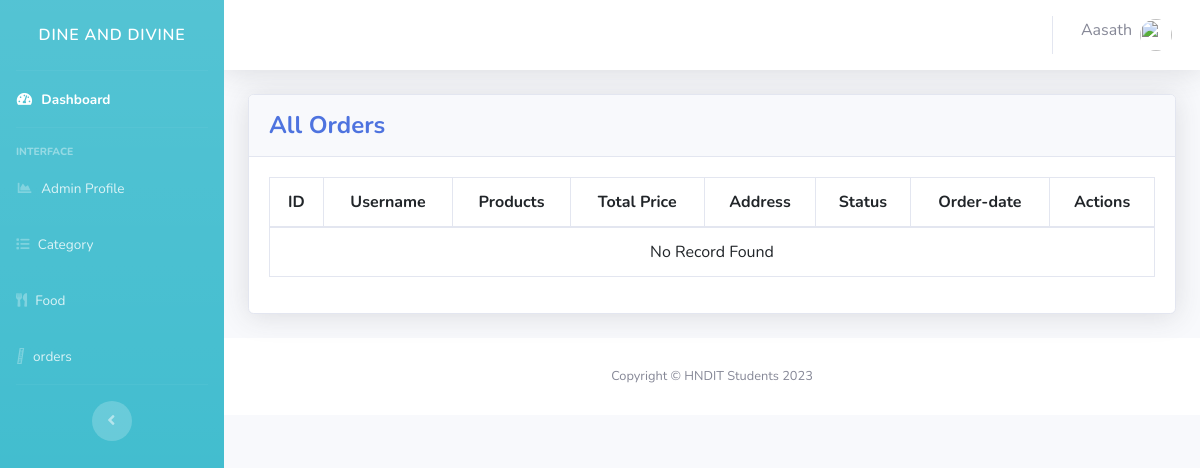
The page /Admin/user-order.php (signed in) on the database as committed earlier.
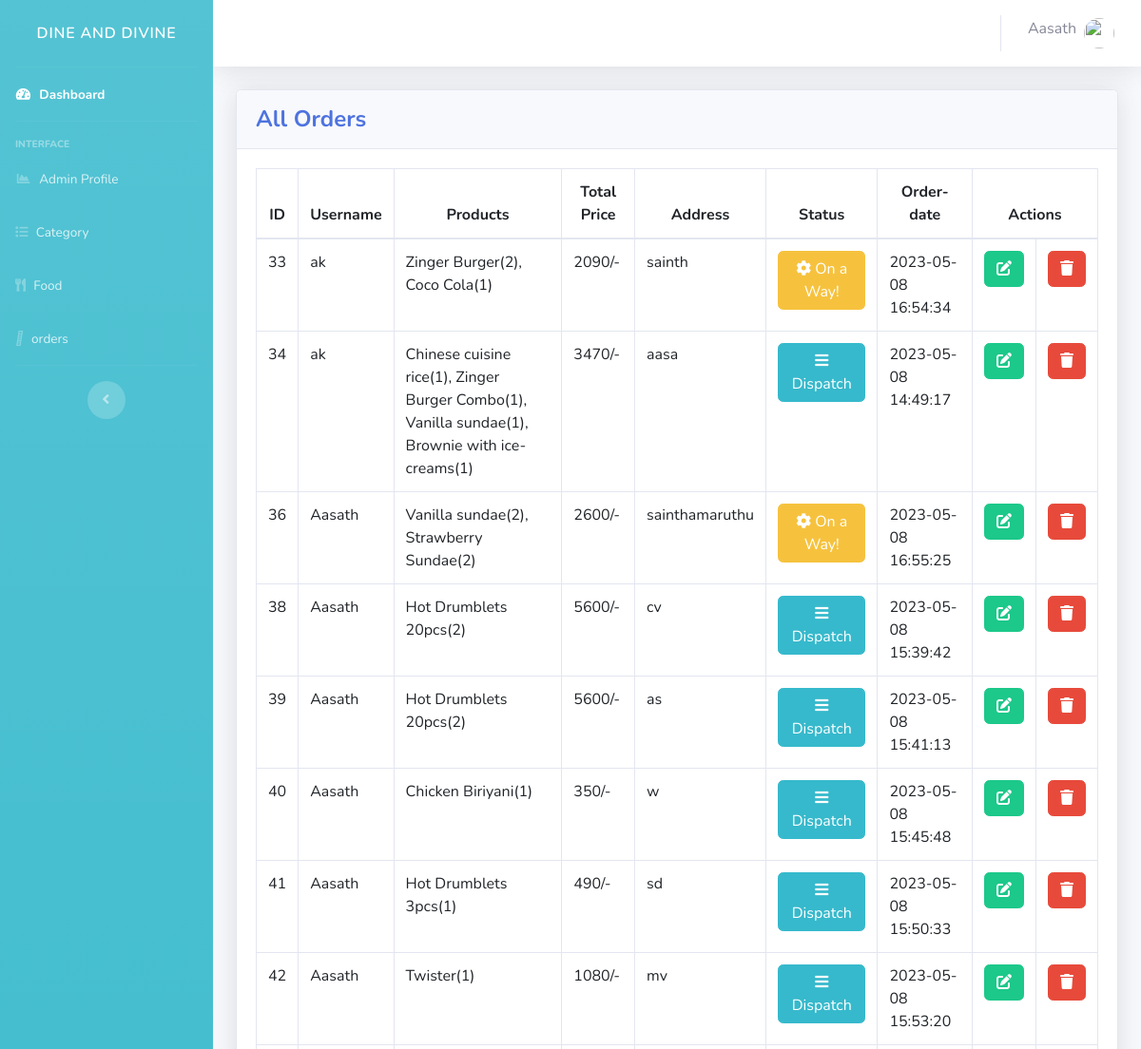
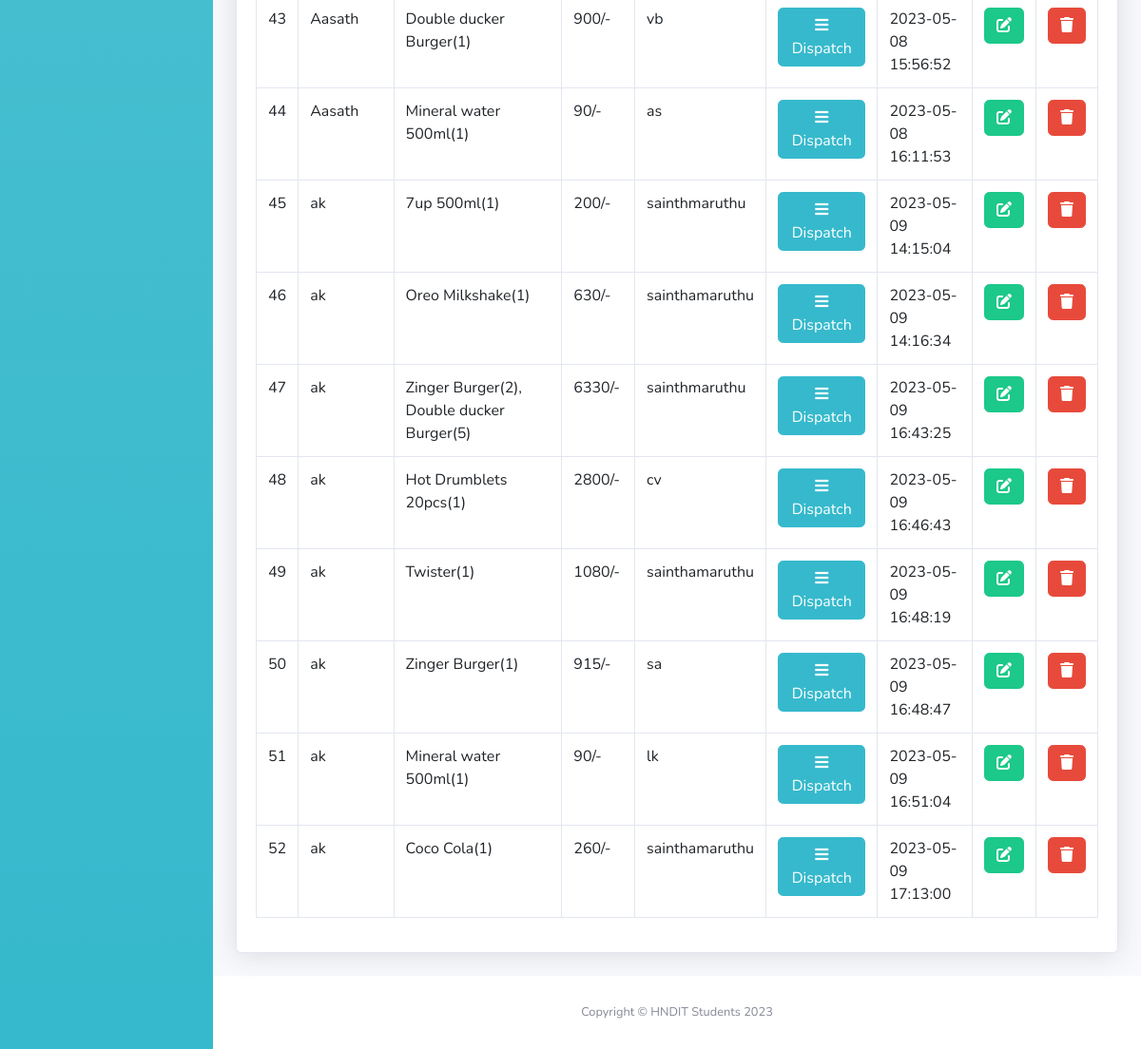
The same page on the database as committed later (2 pictures, top to bottom).
### tables this page shows
CREATE TABLE `orders` (
  `id` int(11) NOT NULL,
  `phone` varchar(20) NOT NULL,
  `address` varchar(255) NOT NULL,
  `pmode` varchar(50) NOT NULL,
  `products` varchar(255) NOT NULL,
  `amount_paid` varchar(100) NOT NULL,
  `date` timestamp NOT NULL DEFAULT current_timestamp() ON UPDATE current_timestamp(),
  `status` varchar(150) NOT NULL,
  `uid` int(11) NOT NULL
);

CREATE TABLE `users` (
  `uid` int(11) NOT NULL,
  `username` varchar(150) NOT NULL,
  `email` varchar(150) NOT NULL,
  `phone` varchar(15) NOT NULL,
  `password` varchar(150) NOT NULL,
  `address` varchar(150) NOT NULL,
  `create_at` timestamp NOT NULL DEFAULT current_timestamp() ON UPDATE current_timestamp()
);

### Admin/user-order.php (the view, shortened to what the changed rows need)
<?php
include('includes/header.php');
include('includes/navbar.php');
include('../Dbconnect/config.php');
?>
<div class="container-fluid">
    <div class="card shadow mb-4">
        <div class="card-body">
            <div class="table-responsive">
                <table class="table table-bordered" id="dataTable" width="100%" cellspacing="0">
                    <thead class="bg-dark text-light">
                        <tr>
                            <th class="text-center"> ID </th>
                            <th class="text-center">Username </th>
                            <th class="text-center">Products</th>
                            <th class="text-center">Total Price</th>
                            <th class="text-center">Address</th>
                            <th class="text-center">Status</th>
                            <th class="text-center">Order-date</th>
                            <th colspan="2" class="text-center">Actions </th>
                        </tr>
                    </thead>
                    <tbody>
                        <?php
                        $sql = "SELECT users.*, orders.* FROM users INNER JOIN orders ON users.uid=orders.uid ";
                        $query = mysqli_query($conn, $sql);
                        if (!mysqli_num_rows($query) > 0) {
                            echo
                            "
                            <tr>
                            <td colspan='8' class='text-center'>No Record Found</td>
                            </tr>
                        ";
                        } else {
                            while ($row = mysqli_fetch_assoc($query)) {
                                $status = $row['status'];
                        ?>
                        <tr>
                            <td><?php echo $row['id']; ?></td>
                            <td><?php echo $row['username'] ?></td>
                            <td><?php echo $row['products']; ?></td>
                            <td><?php echo $row['amount_paid']; ?>/-</td>
                            <td><?php echo $row['address']; ?></td>
                            <?php
                                    if ($status == "0" or $status == "NULL") {
                                    ?>
                            <td class="text-center">
                                <button type="button" class="btn btn-info">
                                    <span class="fa fa-bars" aria-hidden="true"></span> Dispatch
                                </button>
                            </td>
                            <?php
                                    } else if ($status == "in process") {
                                    ?>
                            <td class="text-center">
                                <button type="button" class="btn btn-warning">
                                    <span class="fa fa-cog fa-spin" aria-hidden="true"></span> On a Way!
                                </button>
                            </td>
                            <?php
                                    } else if ($status == "closed") {
                                    ?>
                            <td class="text-center">
                                <button type="button" class="btn btn-primary">
                                    <span class="fa fa-check-circle" aria-hidden="true"></span> Delivered
                                </button>
                            </td>
                            <?php
                                    } else if ($status == "rejected") {
                                    ?>
                            <td class="text-center">
                                <button type="button" class="btn btn-danger">
                                    <i class="fa fa-close"></i> Cancelled
                                </button>
                            </td>
                            <?php
                                    } else {
                                    ?>
                            <td class="text-center">Unknown Status</td>
                            <?php
                                    }
                                    ?>
                            <td><?php echo $row['date']; ?></td>
                            <td>
                                <form action="view-order.php" method="post">
                                    <button type="submit" name="edit_btn" class="btn btn-success">
                                        <i class="fa-solid fa-pen-to-square"></i>
                                    </button>
                                </form>
                            </td>
                            <td>
                                <form action="code.php" method="post">
                                    <button type="submit" name="delete_order_btn" class="btn btn-danger">
                                        <i class="fa-solid fa-trash"></i>
                                    </button>
                                </form>
                            </td>
                        </tr>
                        <?php
                            }
                        }
                        ?>
                    </tbody>
                </table>
            </div>
        </div>
    </div>
</div>
<?php
include('includes/footer.php');
?>

Rows that differ between the two databases and show on the page:
added orders: id "33", uid.username "ak", products "Zinger Burger(2), Coco Cola(1)", amount_paid "2090", address "sainth", status "in process" (drawn), date "2023-05-08 16:54:34"
added orders: id "34", uid.username "ak", products "Chinese cuisine rice(1), Zinger Burger Combo(1), Vanilla sundae(1), Brownie with ice-creams(1)", amount_paid "3470", address "aasa", status "0" (drawn), date "2023-05-08 14:49:17"
added orders: id "36", uid.username "Aasath", products "Vanilla sundae(2), Strawberry Sundae(2)", amount_paid "2600", address "sainthamaruthu", status "in process" (drawn), date "2023-05-08 16:55:25"
added orders: id "38", uid.username "Aasath", products "Hot Drumblets 20pcs(2)", amount_paid "5600", address "cv", status "0" (drawn), date "2023-05-08 15:39:42"
added orders: id "39", uid.username "Aasath", products "Hot Drumblets 20pcs(2)", amount_paid "5600", address "as", status "0" (drawn), date "2023-05-08 15:41:13"
added orders: id "40", uid.username "Aasath", products "Chicken Biriyani(1)", amount_paid "350", address "w", status "0" (drawn), date "2023-05-08 15:45:48"
added orders: id "41", uid.username "Aasath", products "Hot Drumblets 3pcs(1)", amount_paid "490", address "sd", status "0" (drawn), date "2023-05-08 15:50:33"
added orders: id "42", uid.username "Aasath", products "Twister(1)", amount_paid "1080", address "mv", status "0" (drawn), date "2023-05-08 15:53:20"
added orders: id "43", uid.username "Aasath", products "Double ducker Burger(1)", amount_paid "900", address "vb", status "0" (drawn), date "2023-05-08 15:56:52"
added orders: id "44", uid.username "Aasath", products "Mineral water 500ml(1)", amount_paid "90", address "as", status "0" (drawn), date "2023-05-08 16:11:53"
added orders: id "45", uid.username "ak", products "7up 500ml(1)", amount_paid "200", address "sainthmaruthu", status "0" (drawn), date "2023-05-09 14:15:04"
added orders: id "46", uid.username "ak", products "Oreo Milkshake(1)", amount_paid "630", address "sainthamaruthu", status "0" (drawn), date "2023-05-09 14:16:34"
added orders: id "47", uid.username "ak", products "Zinger Burger(2), Double ducker Burger(5)", amount_paid "6330", address "sainthmaruthu", status "0" (drawn), date "2023-05-09 16:43:25"
added orders: id "48", uid.username "ak", products "Hot Drumblets 20pcs(1)", amount_paid "2800", address "cv", status "0" (drawn), date "2023-05-09 16:46:43"
added orders: id "49", uid.username "ak", products "Twister(1)", amount_paid "1080", address "sainthamaruthu", status "0" (drawn), date "2023-05-09 16:48:19"
added orders: id "50", uid.username "ak", products "Zinger Burger(1)", amount_paid "915", address "sa", status "0" (drawn), date "2023-05-09 16:48:47"
added orders: id "51", uid.username "ak", products "Mineral water 500ml(1)", amount_paid "90", address "lk", status "0" (drawn), date "2023-05-09 16:51:04"
added orders: id "52", uid.username "ak", products "Coco Cola(1)", amount_paid "260", address "sainthamaruthu", status "0" (drawn), date "2023-05-09 17:13:00"
Other text that changed with them:
text no longer shown: "No Record Found"
